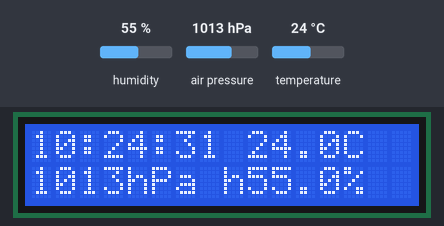
Simulated run of this sketch. Board: Arduino Uno, built with avr-gcc and run on an emulated ATmega328P. Shown: 16×2 character LCD. The inputs (shaded band) are chosen by the test bench; at power-on: humidity 55 %, air pressure 1013 hPa, temperature 24 °C. The local clock reads 2024-03-15 10:24:30 at power-on unless the sketch sets it.

Above: at 1.2 s.
1.3 s: humidity set to 22 %
At 2.9 s:
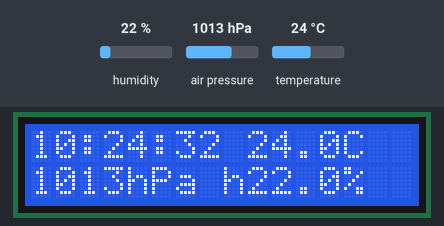
6.7 s: air pressure set to 952 hPa
At 7.7 s:
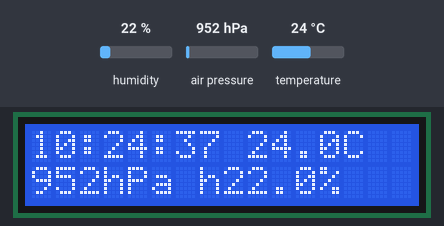
8.8 s: temperature set to 12 °C
At 11.2 s:
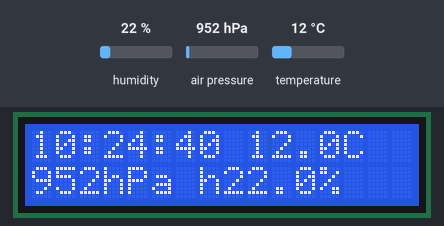
11.9 s: air pressure set to 975 hPa
At 13.2 s:
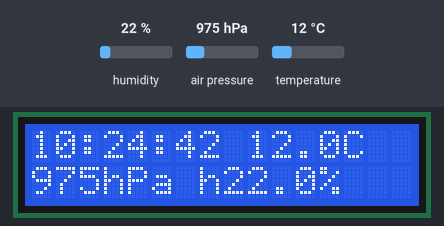
14.0 s: humidity set to 40 %
At 15.3 s:
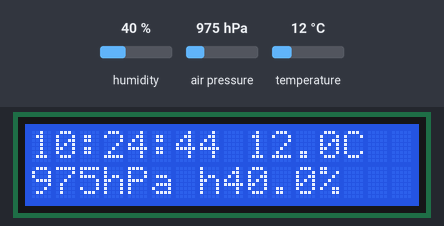
16.0 s: air pressure set to 1000 hPa
At 17.4 s:
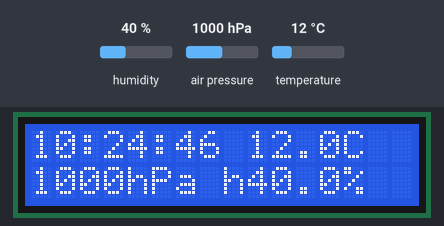
Timing chart, 0 to 19.0 s (numbered marks = the images above; inputs shaded):
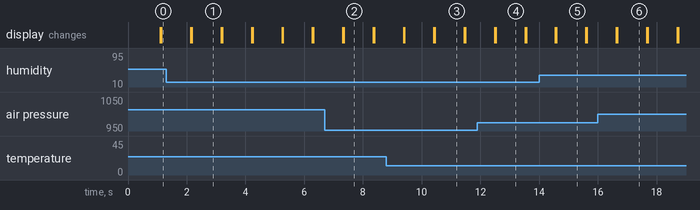

Measured:
- what the display in image 1 shows lasts 1.0 s, from 2.2 s to 3.2 s

The sketch:

sketch.ino
```cpp
#include <Wire.h>
#include <RTClib.h>
#include <LiquidCrystal_I2C.h>
#include <DHT.h>
#include <Adafruit_BMP085.h>

LiquidCrystal_I2C LCD(0x27,16,2);
DHT dht(2,DHT22);
RTC_DS1307 rtc;
Adafruit_BMP085 bmp;
void setup() {
  LCD.init();
  LCD.backlight();
  rtc.begin();
  dht.begin();
  bmp.begin();
}
void loop() {
  DateTime now = rtc.now();

  LCD.setCursor(0,0);
  int hours = now.hour();
  int minutes = now.minute();
  int seconds = now.second();
  if (hours <= 9 )
  {
    LCD.print("0");
  }
  LCD.print(hours);
  LCD.print(":");
  if (minutes <= 9 )
  {
    LCD.print("0");
  }
  LCD.print(minutes);
  LCD.print(":");
  if (seconds <= 9 )
  {
    LCD.print("0");
  }
  LCD.print(seconds);

  LCD.print(" ");

//температура
  float t = dht.readTemperature();
  LCD.print(t,1);
  LCD.print("C");

//давление
  LCD.setCursor(0,1);
  long p = bmp.readPressure();
  LCD.print(p/100);
  LCD.print("hPa");

  LCD.print(" ");

//влажность
  float hum = dht.readHumidity();
  LCD.print("h");
  LCD.print(hum,1);
  LCD.print("%");

  delay(1000);
  LCD.clear();
}
```
